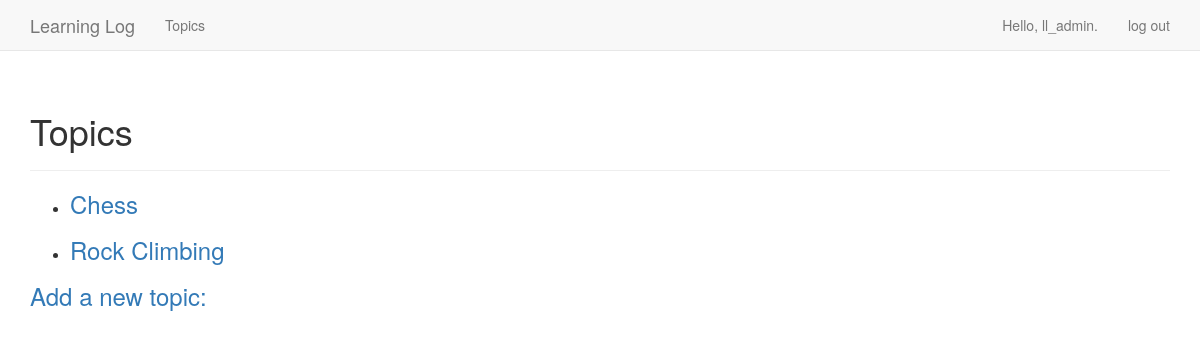
Before: /topics/ (signed in) with the older database file.
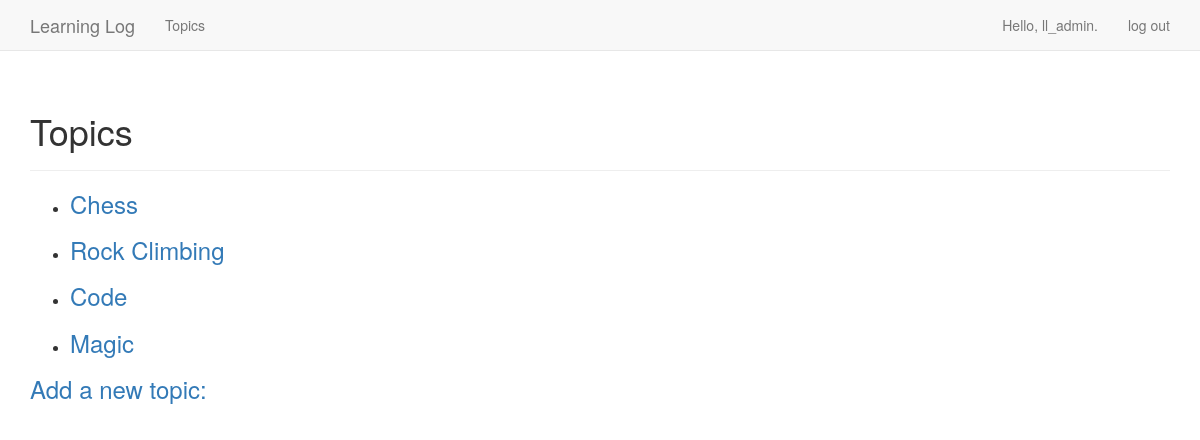
After: the same page with the newer database file.
### learning_logs/models.py (models this page shows)
class Topic(models.Model):
    text = models.CharField(max_length=200)
    date_added = models.DateTimeField(auto_now_add=True)
    owner = models.ForeignKey(User, on_delete=models.CASCADE)
    def __str__(self):
        return self.text

### learning_logs/views.py (the view)
# urls.py: url(r'^topics/$', views.topics, name='topics'),
@login_required
def topics(request):
    topics = Topic.objects.filter(owner=request.user).order_by('date_added')
    context = {'topics': topics}
    return render(request, 'learning_logs/topics.html', context)

### learning_logs/templates/learning_logs/topics.html
{% extends "learning_logs/base.html" %}
{% block header %}
  <h1>Topics</h1>
{% endblock header %}
{% block content %}
  <ul>
  {% for topic in topics %}
    <li>
      <h3>
        <a href="{% url 'learning_logs:topic' topic.id %}">{{topic}}</a>
      </h3>
    </li>
  {% empty %}
    <li>No topics have been added yet.</li>
  {% endfor %}
  </ul>
  <h3><a href="{% url 'learning_logs:new_topic' %}">Add a new topic:</a></h3>
{% endblock content %}

### learning_logs/templates/learning_logs/base.html (shortened to what this page needs)
{% load bootstrap3 %}
<!DOCTYPE html>
<html lang="en">
<head>
  {% bootstrap_css %}
</head>
<body>
  <nav class="navbar navbar-default navbar-static-top">
    <div class="container">
      <div class="navbar-header">
        <a href="{% url 'learning_logs:index' %}" class="navbar-brand">
          Learning Log</a>
      </div>
      <div class="navbar-collapse collapse" id="navbar">
        <ul class="nav navbar-nav">
          <li><a href="{% url 'learning_logs:topics' %}">Topics</a></li>
        </ul>
        <ul class="nav navbar-nav navbar-right">
          {% if user.is_authenticated %}
            <li><a>Hello, {{ user.username}}.</a></li>
            <li><a href="{% url 'users:logout' %}">log out</a></li>
          {% else %}
            <li><a href="{% url 'users:register' %}">register</a></li>
            <li><a href="{% url 'users:login' %}">log in</a></li>
          {% endif %}
        </ul>
      </div>
    </div>
  </nav>
  <div class="container">
    <div class="page-header">
      {% block header %}{% endblock header %}
    </div>
    <div>
      {% block content %}{% endblock content %}
    </div>
  </div>
</body>
</html>

Changed rows visible on the page:
added Topic: text "Code"
added Topic: text "Magic"
